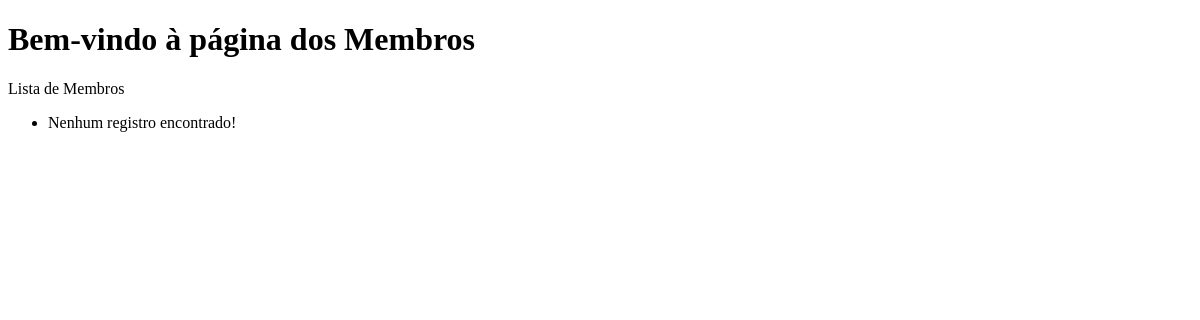
/membros/, run on an earlier commit of the app's database.
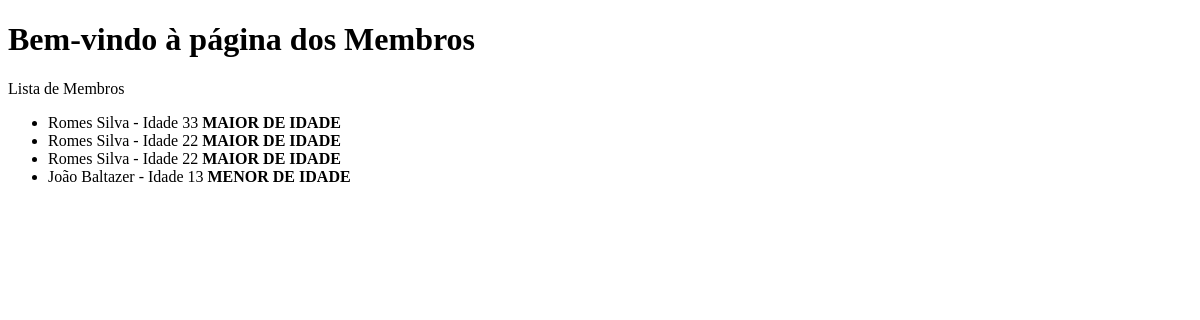
And on a later commit of the database.
### membros/models.py (models this page shows, shortened)
class Membro(models.Model):
    nome = models.CharField(max_length=180)
    sobrenome = models.CharField(max_length=100)
    idade = models.IntegerField()

### membros/views.py (the view)
# urls.py: path('', membros, name='membros'), # View baseada em função
def membros(request):
    membros = Membro.objects.all()
    return render(request, 'membros.html', {'membros':membros})

### membros/templates/membros.html (shortened to what this page needs)
<!DOCTYPE html>
<html lang="en">
<head>
</head>
<body>
    <h1>Bem-vindo à página dos Membros</h1>
    <p>Lista de Membros</p>
    <ul>
        {% for membro in membros %}
        <li> {{membro.nome}} {{membro.sobrenome}} - Idade {{membro.idade}}
            {% if membro.idade < 18 %}
            <strong>MENOR DE IDADE</strong>
            {% else %}
            <strong>MAIOR DE IDADE</strong>
            {% endif %}
        </li>
        {% empty %}
        <li> Nenhum registro encontrado! </li>
        {% endfor %}
    </ul>
</body>
</html>

What changed in the data, as far as the page shows it:
added Membro: nome "Romes", sobrenome "Silva", idade "33", shows "MAIOR DE IDADE"
added Membro: nome "Romes", sobrenome "Silva", idade "22", shows "MAIOR DE IDADE"
added Membro: nome "Romes", sobrenome "Silva", idade "22", shows "MAIOR DE IDADE"
added Membro: nome "João", sobrenome "Baltazer", idade "13", shows "MENOR DE IDADE"
Also different on the page:
text no longer shown: "Nenhum registro encontrado!"
